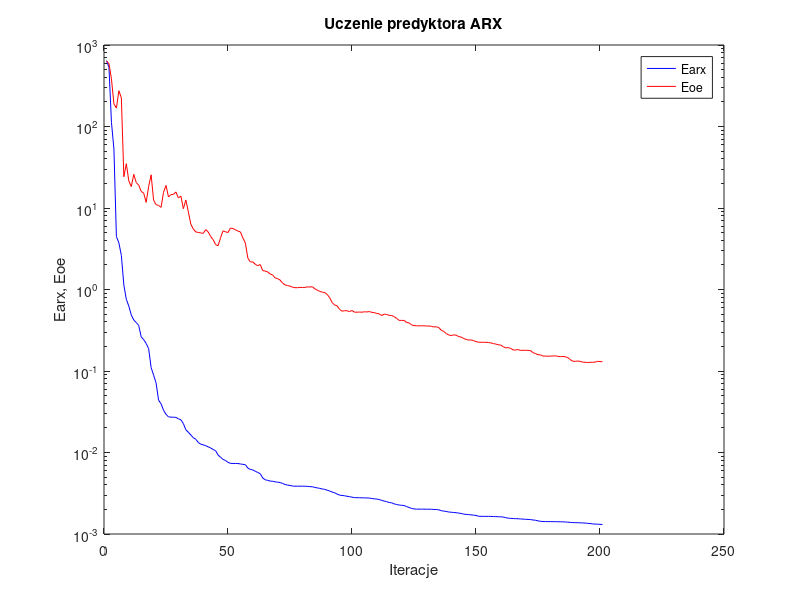
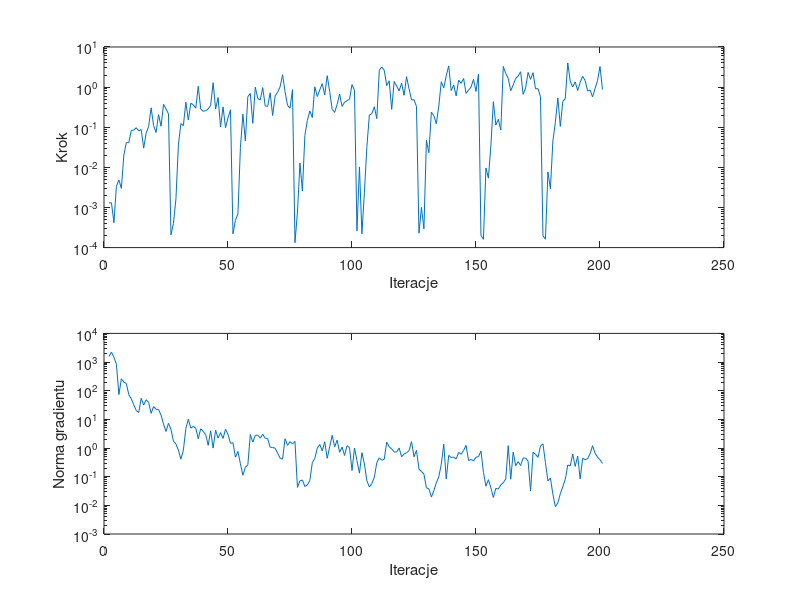

MATLAB code to generate these figures, in order:
%uczenie predyktora arx
clear all;
n=0; farx(n+1)=6.424499e+002; foe(n+1)=6.358414e+002; wspucz(n+1)=0.000000e+000; ng(n+1)=0.000000e+000;
%odnowa zmiennej metryki
n=1; farx(n+1)=5.340018e+002; foe(n+1)=5.915227e+002; krok(n+1)=1.299476e-003; ng(n+1)=1.569075e+003;
n=2; farx(n+1)=1.125676e+002; foe(n+1)=3.846676e+002; krok(n+1)=1.310411e-003; ng(n+1)=2.235400e+003;
n=3; farx(n+1)=5.281412e+001; foe(n+1)=1.896184e+002; krok(n+1)=4.168272e-004; ng(n+1)=1.476170e+003;
n=4; farx(n+1)=4.460368e+000; foe(n+1)=1.682143e+002; krok(n+1)=3.359405e-003; ng(n+1)=8.395172e+002;
n=5; farx(n+1)=3.733053e+000; foe(n+1)=2.747991e+002; krok(n+1)=4.869577e-003; ng(n+1)=7.313414e+001;
n=6; farx(n+1)=2.611697e+000; foe(n+1)=2.241238e+002; krok(n+1)=2.998733e-003; ng(n+1)=2.601002e+002;
n=7; farx(n+1)=1.134618e+000; foe(n+1)=2.418098e+001; krok(n+1)=2.025137e-002; ng(n+1)=2.006764e+002;
n=8; farx(n+1)=7.586259e-001; foe(n+1)=3.500298e+001; krok(n+1)=4.171530e-002; ng(n+1)=1.784216e+002;
n=9; farx(n+1)=6.251696e-001; foe(n+1)=2.149234e+001; krok(n+1)=4.109961e-002; ng(n+1)=7.250811e+001;
n=10; farx(n+1)=4.875533e-001; foe(n+1)=1.832918e+001; krok(n+1)=8.343059e-002; ng(n+1)=5.229794e+001;
n=11; farx(n+1)=4.227345e-001; foe(n+1)=2.589144e+001; krok(n+1)=8.452076e-002; ng(n+1)=3.228259e+001;
n=12; farx(n+1)=3.931863e-001; foe(n+1)=2.048348e+001; krok(n+1)=9.714883e-002; ng(n+1)=2.036614e+001;
n=13; farx(n+1)=3.618325e-001; foe(n+1)=1.908094e+001; krok(n+1)=8.097460e-002; ng(n+1)=1.732984e+001;
n=14; farx(n+1)=2.624026e-001; foe(n+1)=1.598088e+001; krok(n+1)=8.693674e-002; ng(n+1)=5.432202e+001;
n=15; farx(n+1)=2.426371e-001; foe(n+1)=1.525556e+001; krok(n+1)=3.010260e-002; ng(n+1)=3.154417e+001;
n=16; farx(n+1)=2.177744e-001; foe(n+1)=1.171950e+001; krok(n+1)=7.113068e-002; ng(n+1)=4.839096e+001;
n=17; farx(n+1)=1.879051e-001; foe(n+1)=1.837306e+001; krok(n+1)=1.041001e-001; ng(n+1)=3.896613e+001;
n=18; farx(n+1)=1.103869e-001; foe(n+1)=2.553897e+001; krok(n+1)=3.050693e-001; ng(n+1)=1.621871e+001;
n=19; farx(n+1)=8.892835e-002; foe(n+1)=1.246658e+001; krok(n+1)=1.096649e-001; ng(n+1)=2.797582e+001;
n=20; farx(n+1)=7.131533e-002; foe(n+1)=1.100473e+001; krok(n+1)=7.414397e-002; ng(n+1)=2.236793e+001;
n=21; farx(n+1)=4.385213e-002; foe(n+1)=1.075412e+001; krok(n+1)=2.063035e-001; ng(n+1)=2.219730e+001;
n=22; farx(n+1)=3.970490e-002; foe(n+1)=1.018175e+001; krok(n+1)=1.057059e-001; ng(n+1)=1.408110e+001;
n=23; farx(n+1)=3.300322e-002; foe(n+1)=1.557124e+001; krok(n+1)=3.730429e-001; ng(n+1)=6.877698e+000;
n=24; farx(n+1)=2.940449e-002; foe(n+1)=1.893049e+001; krok(n+1)=2.863419e-001; ng(n+1)=3.780919e+000;
n=25; farx(n+1)=2.739781e-002; foe(n+1)=1.366047e+001; krok(n+1)=2.150019e-001; ng(n+1)=7.322488e+000;
%odnowa zmiennej metryki
n=26; farx(n+1)=2.715389e-002; foe(n+1)=1.457040e+001; krok(n+1)=2.084136e-004; ng(n+1)=4.418084e+000;
n=27; farx(n+1)=2.711452e-002; foe(n+1)=1.471503e+001; krok(n+1)=4.005919e-004; ng(n+1)=1.752576e+000;
n=28; farx(n+1)=2.696360e-002; foe(n+1)=1.573226e+001; krok(n+1)=1.629095e-003; ng(n+1)=1.369560e+000;
n=29; farx(n+1)=2.594244e-002; foe(n+1)=1.330893e+001; krok(n+1)=3.637216e-002; ng(n+1)=8.507376e-001;
n=30; farx(n+1)=2.521178e-002; foe(n+1)=1.400141e+001; krok(n+1)=1.230771e-001; ng(n+1)=4.064046e-001;
n=31; farx(n+1)=2.265249e-002; foe(n+1)=9.811873e+000; krok(n+1)=1.096649e-001; ng(n+1)=8.349940e-001;
n=32; farx(n+1)=1.903140e-002; foe(n+1)=1.254553e+001; krok(n+1)=4.195659e-001; ng(n+1)=4.821560e+000;
n=33; farx(n+1)=1.772136e-002; foe(n+1)=8.999016e+000; krok(n+1)=1.509846e-001; ng(n+1)=1.007033e+001;
n=34; farx(n+1)=1.641910e-002; foe(n+1)=6.343136e+000; krok(n+1)=3.963116e-001; ng(n+1)=4.920238e+000;
n=35; farx(n+1)=1.520530e-002; foe(n+1)=5.528085e+000; krok(n+1)=3.619199e-001; ng(n+1)=5.744581e+000;
n=36; farx(n+1)=1.452602e-002; foe(n+1)=5.087062e+000; krok(n+1)=2.997685e-001; ng(n+1)=4.898704e+000;
n=37; farx(n+1)=1.329584e-002; foe(n+1)=5.017950e+000; krok(n+1)=1.046368e+000; ng(n+1)=2.127015e+000;
n=38; farx(n+1)=1.264904e-002; foe(n+1)=4.950485e+000; krok(n+1)=2.833785e-001; ng(n+1)=4.702681e+000;
n=39; farx(n+1)=1.242843e-002; foe(n+1)=4.884051e+000; krok(n+1)=2.496347e-001; ng(n+1)=3.826782e+000;
n=40; farx(n+1)=1.212683e-002; foe(n+1)=5.429565e+000; krok(n+1)=2.577175e-001; ng(n+1)=2.948252e+000;
n=41; farx(n+1)=1.174613e-002; foe(n+1)=5.087790e+000; krok(n+1)=2.862909e-001; ng(n+1)=1.243020e+000;
n=42; farx(n+1)=1.136583e-002; foe(n+1)=4.471965e+000; krok(n+1)=3.505976e-001; ng(n+1)=3.999389e+000;
n=43; farx(n+1)=1.089856e-002; foe(n+1)=4.096931e+000; krok(n+1)=1.289896e+000; ng(n+1)=9.952215e-001;
n=44; farx(n+1)=1.051926e-002; foe(n+1)=3.556975e+000; krok(n+1)=2.845227e-001; ng(n+1)=4.175455e+000;
n=45; farx(n+1)=9.315934e-003; foe(n+1)=3.443128e+000; krok(n+1)=5.520515e-001; ng(n+1)=2.212792e+000;
n=46; farx(n+1)=8.730339e-003; foe(n+1)=4.326680e+000; krok(n+1)=1.015974e-001; ng(n+1)=3.472838e+000;
n=47; farx(n+1)=8.235326e-003; foe(n+1)=5.245720e+000; krok(n+1)=3.214238e-001; ng(n+1)=2.162640e+000;
n=48; farx(n+1)=7.975400e-003; foe(n+1)=5.107863e+000; krok(n+1)=9.685822e-002; ng(n+1)=4.508090e+000;
n=49; farx(n+1)=7.576466e-003; foe(n+1)=5.000178e+000; krok(n+1)=1.714306e-001; ng(n+1)=3.012260e+000;
n=50; farx(n+1)=7.357529e-003; foe(n+1)=5.668540e+000; krok(n+1)=2.714701e-001; ng(n+1)=1.461374e+000;
%odnowa zmiennej metryki
n=51; farx(n+1)=7.339179e-003; foe(n+1)=5.598625e+000; krok(n+1)=2.197532e-004; ng(n+1)=1.527551e+000;
n=52; farx(n+1)=7.334313e-003; foe(n+1)=5.404855e+000; krok(n+1)=4.770094e-004; ng(n+1)=4.798777e-001;
n=53; farx(n+1)=7.321698e-003; foe(n+1)=5.204045e+000; krok(n+1)=6.935224e-004; ng(n+1)=7.594578e-001;
n=54; farx(n+1)=7.238570e-003; foe(n+1)=5.089691e+000; krok(n+1)=3.096333e-002; ng(n+1)=2.830394e-001;
n=55; farx(n+1)=7.154199e-003; foe(n+1)=4.294709e+000; krok(n+1)=2.114442e-001; ng(n+1)=1.120805e-001;
n=56; farx(n+1)=7.082190e-003; foe(n+1)=3.712892e+000; krok(n+1)=4.559356e-002; ng(n+1)=2.115555e-001;
n=57; farx(n+1)=6.434668e-003; foe(n+1)=2.428209e+000; krok(n+1)=5.819545e-001; ng(n+1)=2.605887e-001;
n=58; farx(n+1)=6.199072e-003; foe(n+1)=2.175771e+000; krok(n+1)=6.930078e-001; ng(n+1)=2.953531e+000;
n=59; farx(n+1)=6.113334e-003; foe(n+1)=2.183071e+000; krok(n+1)=1.248868e-001; ng(n+1)=1.611278e+000;
n=60; farx(n+1)=5.875222e-003; foe(n+1)=2.037663e+000; krok(n+1)=9.990941e-001; ng(n+1)=2.751755e+000;
n=61; farx(n+1)=5.689059e-003; foe(n+1)=1.961495e+000; krok(n+1)=5.185983e-001; ng(n+1)=2.837503e+000;
n=62; farx(n+1)=5.492451e-003; foe(n+1)=2.023245e+000; krok(n+1)=4.764226e-001; ng(n+1)=2.217034e+000;
n=63; farx(n+1)=4.871549e-003; foe(n+1)=1.702717e+000; krok(n+1)=9.709553e-001; ng(n+1)=3.010370e+000;
n=64; farx(n+1)=4.624516e-003; foe(n+1)=1.685828e+000; krok(n+1)=3.404866e-001; ng(n+1)=2.192843e+000;
n=65; farx(n+1)=4.557756e-003; foe(n+1)=1.641386e+000; krok(n+1)=3.307424e-001; ng(n+1)=2.134400e+000;
n=66; farx(n+1)=4.457494e-003; foe(n+1)=1.551446e+000; krok(n+1)=7.214488e-001; ng(n+1)=1.061222e+000;
n=67; farx(n+1)=4.436047e-003; foe(n+1)=1.506645e+000; krok(n+1)=1.956250e-001; ng(n+1)=1.050685e+000;
n=68; farx(n+1)=4.370917e-003; foe(n+1)=1.388154e+000; krok(n+1)=6.022096e-001; ng(n+1)=9.858419e-001;
n=69; farx(n+1)=4.321843e-003; foe(n+1)=1.359860e+000; krok(n+1)=7.448368e-001; ng(n+1)=6.652698e-001;
n=70; farx(n+1)=4.279791e-003; foe(n+1)=1.306010e+000; krok(n+1)=1.015323e+000; ng(n+1)=4.437778e-001;
n=71; farx(n+1)=4.171887e-003; foe(n+1)=1.199402e+000; krok(n+1)=2.030645e+000; ng(n+1)=4.086037e-001;
n=72; farx(n+1)=4.049170e-003; foe(n+1)=1.140464e+000; krok(n+1)=7.725027e-001; ng(n+1)=2.112620e+000;
n=73; farx(n+1)=3.982997e-003; foe(n+1)=1.117435e+000; krok(n+1)=3.510640e-001; ng(n+1)=1.240336e+000;
n=74; farx(n+1)=3.943003e-003; foe(n+1)=1.099109e+000; krok(n+1)=2.975933e-001; ng(n+1)=1.666063e+000;
n=75; farx(n+1)=3.876727e-003; foe(n+1)=1.068876e+000; krok(n+1)=8.649503e-001; ng(n+1)=1.403638e+000;
%odnowa zmiennej metryki
n=76; farx(n+1)=3.862320e-003; foe(n+1)=1.052260e+000; krok(n+1)=1.326035e-004; ng(n+1)=1.711393e+000;
n=77; farx(n+1)=3.862273e-003; foe(n+1)=1.052303e+000; krok(n+1)=7.532950e-004; ng(n+1)=4.232450e-002;
n=78; farx(n+1)=3.860329e-003; foe(n+1)=1.060824e+000; krok(n+1)=1.276026e-002; ng(n+1)=7.212203e-002;
n=79; farx(n+1)=3.859853e-003; foe(n+1)=1.059855e+000; krok(n+1)=2.595225e-003; ng(n+1)=7.656454e-002;
n=80; farx(n+1)=3.855948e-003; foe(n+1)=1.059481e+000; krok(n+1)=6.257210e-002; ng(n+1)=4.536767e-002;
n=81; farx(n+1)=3.844026e-003; foe(n+1)=1.077710e+000; krok(n+1)=1.481341e-001; ng(n+1)=5.158453e-002;
n=82; farx(n+1)=3.814391e-003; foe(n+1)=1.071981e+000; krok(n+1)=2.538306e-001; ng(n+1)=7.428844e-002;
n=83; farx(n+1)=3.801054e-003; foe(n+1)=1.081722e+000; krok(n+1)=1.742650e-001; ng(n+1)=3.112465e-001;
n=84; farx(n+1)=3.730568e-003; foe(n+1)=1.020583e+000; krok(n+1)=1.015268e+000; ng(n+1)=4.309480e-001;
n=85; farx(n+1)=3.677659e-003; foe(n+1)=9.808065e-001; krok(n+1)=5.841487e-001; ng(n+1)=9.948180e-001;
n=86; farx(n+1)=3.630885e-003; foe(n+1)=9.480188e-001; krok(n+1)=8.536620e-001; ng(n+1)=1.336036e+000;
n=87; farx(n+1)=3.568217e-003; foe(n+1)=9.279939e-001; krok(n+1)=1.221426e+000; ng(n+1)=7.962383e-001;
n=88; farx(n+1)=3.530442e-003; foe(n+1)=9.160636e-001; krok(n+1)=6.338619e-001; ng(n+1)=1.658733e+000;
n=89; farx(n+1)=3.444694e-003; foe(n+1)=8.701187e-001; krok(n+1)=1.927884e+000; ng(n+1)=4.387484e-001;
n=90; farx(n+1)=3.369519e-003; foe(n+1)=7.934968e-001; krok(n+1)=7.704536e-001; ng(n+1)=1.095182e+000;
n=91; farx(n+1)=3.275483e-003; foe(n+1)=6.901511e-001; krok(n+1)=2.800362e-001; ng(n+1)=2.774986e+000;
n=92; farx(n+1)=3.203683e-003; foe(n+1)=6.456536e-001; krok(n+1)=2.340680e-001; ng(n+1)=1.098284e+000;
n=93; farx(n+1)=3.087166e-003; foe(n+1)=6.304062e-001; krok(n+1)=3.691454e-001; ng(n+1)=1.875420e+000;
n=94; farx(n+1)=2.998224e-003; foe(n+1)=5.699079e-001; krok(n+1)=6.710813e-001; ng(n+1)=7.111589e-001;
n=95; farx(n+1)=2.972710e-003; foe(n+1)=5.423314e-001; krok(n+1)=3.307424e-001; ng(n+1)=1.075315e+000;
n=96; farx(n+1)=2.946497e-003; foe(n+1)=5.494706e-001; krok(n+1)=4.187571e-001; ng(n+1)=5.494129e-001;
n=97; farx(n+1)=2.904381e-003; foe(n+1)=5.489160e-001; krok(n+1)=4.602673e-001; ng(n+1)=1.204078e+000;
n=98; farx(n+1)=2.871611e-003; foe(n+1)=5.358755e-001; krok(n+1)=5.014424e-001; ng(n+1)=1.037397e+000;
n=99; farx(n+1)=2.833411e-003; foe(n+1)=5.524712e-001; krok(n+1)=1.157790e+000; ng(n+1)=1.640638e-001;
n=100; farx(n+1)=2.792397e-003; foe(n+1)=5.264569e-001; krok(n+1)=8.343808e-001; ng(n+1)=9.997315e-001;
%odnowa zmiennej metryki
n=101; farx(n+1)=2.791509e-003; foe(n+1)=5.272746e-001; krok(n+1)=2.619761e-004; ng(n+1)=3.625915e-001;
n=102; farx(n+1)=2.784367e-003; foe(n+1)=5.287997e-001; krok(n+1)=1.025591e-002; ng(n+1)=1.331631e-001;
n=103; farx(n+1)=2.780385e-003; foe(n+1)=5.264547e-001; krok(n+1)=2.215284e-004; ng(n+1)=6.915501e-001;
n=104; farx(n+1)=2.775352e-003; foe(n+1)=5.331987e-001; krok(n+1)=2.403018e-003; ng(n+1)=2.759480e-001;
n=105; farx(n+1)=2.770185e-003; foe(n+1)=5.302414e-001; krok(n+1)=3.277333e-002; ng(n+1)=7.218694e-002;
n=106; farx(n+1)=2.758751e-003; foe(n+1)=5.362312e-001; krok(n+1)=2.020751e-001; ng(n+1)=4.374504e-002;
n=107; farx(n+1)=2.728326e-003; foe(n+1)=5.243273e-001; krok(n+1)=2.193298e-001; ng(n+1)=5.711671e-002;
n=108; farx(n+1)=2.698965e-003; foe(n+1)=5.204658e-001; krok(n+1)=3.238984e-001; ng(n+1)=9.648719e-002;
n=109; farx(n+1)=2.682973e-003; foe(n+1)=5.079428e-001; krok(n+1)=1.634459e-001; ng(n+1)=3.101701e-001;
n=110; farx(n+1)=2.648277e-003; foe(n+1)=5.024298e-001; krok(n+1)=2.631195e+000; ng(n+1)=4.563042e-001;
n=111; farx(n+1)=2.583021e-003; foe(n+1)=4.788380e-001; krok(n+1)=3.170493e+000; ng(n+1)=3.756571e-001;
n=112; farx(n+1)=2.535158e-003; foe(n+1)=4.986899e-001; krok(n+1)=2.625682e+000; ng(n+1)=4.072528e-001;
n=113; farx(n+1)=2.491758e-003; foe(n+1)=4.946150e-001; krok(n+1)=1.090115e+000; ng(n+1)=1.594367e+000;
n=114; farx(n+1)=2.433220e-003; foe(n+1)=4.813141e-001; krok(n+1)=1.435748e+000; ng(n+1)=1.112929e+000;
n=115; farx(n+1)=2.414928e-003; foe(n+1)=4.797389e-001; krok(n+1)=2.778419e-001; ng(n+1)=9.248062e-001;
n=116; farx(n+1)=2.342580e-003; foe(n+1)=4.646143e-001; krok(n+1)=1.382584e+000; ng(n+1)=7.262320e-001;
n=117; farx(n+1)=2.301562e-003; foe(n+1)=4.421873e-001; krok(n+1)=1.062525e+000; ng(n+1)=7.214189e-001;
n=118; farx(n+1)=2.268026e-003; foe(n+1)=4.179640e-001; krok(n+1)=8.067975e-001; ng(n+1)=1.006355e+000;
n=119; farx(n+1)=2.250359e-003; foe(n+1)=4.174609e-001; krok(n+1)=1.251615e+000; ng(n+1)=4.953503e-001;
n=120; farx(n+1)=2.235298e-003; foe(n+1)=4.180006e-001; krok(n+1)=6.246649e-001; ng(n+1)=6.134997e-001;
n=121; farx(n+1)=2.173121e-003; foe(n+1)=3.931143e-001; krok(n+1)=1.822466e+000; ng(n+1)=6.844023e-001;
n=122; farx(n+1)=2.117028e-003; foe(n+1)=3.897231e-001; krok(n+1)=9.112329e-001; ng(n+1)=8.114066e-001;
n=123; farx(n+1)=2.060372e-003; foe(n+1)=3.682100e-001; krok(n+1)=4.787134e-001; ng(n+1)=1.675424e+000;
n=124; farx(n+1)=2.031197e-003; foe(n+1)=3.611147e-001; krok(n+1)=4.863560e-001; ng(n+1)=4.942108e-001;
n=125; farx(n+1)=2.019396e-003; foe(n+1)=3.583629e-001; krok(n+1)=3.288994e-001; ng(n+1)=8.261394e-001;
%odnowa zmiennej metryki
n=126; farx(n+1)=2.019151e-003; foe(n+1)=3.580788e-001; krok(n+1)=2.288097e-004; ng(n+1)=1.841291e-001;
n=127; farx(n+1)=2.018527e-003; foe(n+1)=3.589118e-001; krok(n+1)=9.988735e-004; ng(n+1)=1.526847e-001;
n=128; farx(n+1)=2.018407e-003; foe(n+1)=3.590187e-001; krok(n+1)=2.942713e-004; ng(n+1)=1.236018e-001;
n=129; farx(n+1)=2.015617e-003; foe(n+1)=3.564122e-001; krok(n+1)=4.703297e-002; ng(n+1)=4.082612e-002;
n=130; farx(n+1)=2.014504e-003; foe(n+1)=3.568500e-001; krok(n+1)=2.316852e-002; ng(n+1)=3.786482e-002;
n=131; farx(n+1)=2.011353e-003; foe(n+1)=3.527476e-001; krok(n+1)=2.363480e-001; ng(n+1)=1.947157e-002;
n=132; farx(n+1)=2.001743e-003; foe(n+1)=3.474012e-001; krok(n+1)=1.937164e-001; ng(n+1)=3.249504e-002;
n=133; farx(n+1)=1.995636e-003; foe(n+1)=3.487304e-001; krok(n+1)=1.227474e-001; ng(n+1)=6.120082e-002;
n=134; farx(n+1)=1.981272e-003; foe(n+1)=3.412017e-001; krok(n+1)=3.390079e-001; ng(n+1)=9.953030e-002;
n=135; farx(n+1)=1.931696e-003; foe(n+1)=3.157638e-001; krok(n+1)=1.361453e+000; ng(n+1)=2.698787e-001;
n=136; farx(n+1)=1.909906e-003; foe(n+1)=3.062617e-001; krok(n+1)=9.528451e-001; ng(n+1)=1.369261e+000;
n=137; farx(n+1)=1.891473e-003; foe(n+1)=2.878768e-001; krok(n+1)=1.921526e+000; ng(n+1)=8.357083e-002;
n=138; farx(n+1)=1.862332e-003; foe(n+1)=2.766966e-001; krok(n+1)=3.383107e+000; ng(n+1)=5.542813e-001;
n=139; farx(n+1)=1.850224e-003; foe(n+1)=2.725008e-001; krok(n+1)=8.190836e-001; ng(n+1)=4.650839e-001;
n=140; farx(n+1)=1.834943e-003; foe(n+1)=2.772367e-001; krok(n+1)=1.131462e+000; ng(n+1)=4.866509e-001;
n=141; farx(n+1)=1.826768e-003; foe(n+1)=2.755781e-001; krok(n+1)=6.039386e-001; ng(n+1)=4.123986e-001;
n=142; farx(n+1)=1.804692e-003; foe(n+1)=2.640164e-001; krok(n+1)=1.492366e+000; ng(n+1)=7.060044e-001;
n=143; farx(n+1)=1.788348e-003; foe(n+1)=2.614220e-001; krok(n+1)=1.238762e+000; ng(n+1)=6.046271e-001;
n=144; farx(n+1)=1.754243e-003; foe(n+1)=2.506516e-001; krok(n+1)=1.639642e+000; ng(n+1)=8.263203e-001;
n=145; farx(n+1)=1.739578e-003; foe(n+1)=2.446722e-001; krok(n+1)=6.954939e-001; ng(n+1)=1.234586e+000;
n=146; farx(n+1)=1.728303e-003; foe(n+1)=2.397893e-001; krok(n+1)=8.457767e-001; ng(n+1)=3.665536e-001;
n=147; farx(n+1)=1.717809e-003; foe(n+1)=2.406223e-001; krok(n+1)=1.001154e+000; ng(n+1)=3.969333e-001;
n=148; farx(n+1)=1.703378e-003; foe(n+1)=2.360161e-001; krok(n+1)=1.561580e+000; ng(n+1)=3.562356e-001;
n=149; farx(n+1)=1.692135e-003; foe(n+1)=2.292587e-001; krok(n+1)=7.771907e-001; ng(n+1)=4.788553e-001;
n=150; farx(n+1)=1.650894e-003; foe(n+1)=2.257865e-001; krok(n+1)=2.125050e+000; ng(n+1)=4.960741e-001;
%odnowa zmiennej metryki
n=151; farx(n+1)=1.647561e-003; foe(n+1)=2.251530e-001; krok(n+1)=2.007909e-004; ng(n+1)=7.851939e-001;
n=152; farx(n+1)=1.647412e-003; foe(n+1)=2.250115e-001; krok(n+1)=1.605954e-004; ng(n+1)=1.423878e-001;
n=153; farx(n+1)=1.646786e-003; foe(n+1)=2.249483e-001; krok(n+1)=9.677825e-003; ng(n+1)=4.634924e-002;
n=154; farx(n+1)=1.645759e-003; foe(n+1)=2.235838e-001; krok(n+1)=5.368339e-003; ng(n+1)=7.868602e-002;
n=155; farx(n+1)=1.643665e-003; foe(n+1)=2.211441e-001; krok(n+1)=3.500452e-002; ng(n+1)=4.081419e-002;
n=156; farx(n+1)=1.638478e-003; foe(n+1)=2.170238e-001; krok(n+1)=4.324752e-001; ng(n+1)=1.876997e-002;
n=157; farx(n+1)=1.633789e-003; foe(n+1)=2.140250e-001; krok(n+1)=1.136129e-001; ng(n+1)=3.928686e-002;
n=158; farx(n+1)=1.628589e-003; foe(n+1)=2.098880e-001; krok(n+1)=1.580662e-001; ng(n+1)=3.700201e-002;
n=159; farx(n+1)=1.625431e-003; foe(n+1)=2.077271e-001; krok(n+1)=8.472165e-002; ng(n+1)=5.148803e-002;
n=160; farx(n+1)=1.612898e-003; foe(n+1)=1.984101e-001; krok(n+1)=3.271951e+000; ng(n+1)=6.164580e-002;
n=161; farx(n+1)=1.585870e-003; foe(n+1)=1.921046e-001; krok(n+1)=2.184720e+000; ng(n+1)=8.302354e-002;
n=162; farx(n+1)=1.564418e-003; foe(n+1)=1.939214e-001; krok(n+1)=1.651241e+000; ng(n+1)=1.212339e+000;
n=163; farx(n+1)=1.556216e-003; foe(n+1)=1.891206e-001; krok(n+1)=8.127796e-001; ng(n+1)=8.147342e-002;
n=164; farx(n+1)=1.547692e-003; foe(n+1)=1.813090e-001; krok(n+1)=1.126364e+000; ng(n+1)=7.223835e-001;
n=165; farx(n+1)=1.542855e-003; foe(n+1)=1.810542e-001; krok(n+1)=1.651241e+000; ng(n+1)=2.415968e-001;
n=166; farx(n+1)=1.538276e-003; foe(n+1)=1.831776e-001; krok(n+1)=1.882680e+000; ng(n+1)=3.360497e-001;
n=167; farx(n+1)=1.529657e-003; foe(n+1)=1.786713e-001; krok(n+1)=2.415754e+000; ng(n+1)=2.445355e-001;
n=168; farx(n+1)=1.523427e-003; foe(n+1)=1.798878e-001; krok(n+1)=6.614848e-001; ng(n+1)=4.517091e-001;
n=169; farx(n+1)=1.514689e-003; foe(n+1)=1.791530e-001; krok(n+1)=9.471081e-001; ng(n+1)=4.458782e-001;
n=170; farx(n+1)=1.509375e-003; foe(n+1)=1.792784e-001; krok(n+1)=2.325210e+000; ng(n+1)=3.486907e-001;
n=171; farx(n+1)=1.503178e-003; foe(n+1)=1.777807e-001; krok(n+1)=1.561751e+000; ng(n+1)=3.179129e-002;
n=172; farx(n+1)=1.485798e-003; foe(n+1)=1.678797e-001; krok(n+1)=2.290894e+000; ng(n+1)=7.088227e-001;
n=173; farx(n+1)=1.474432e-003; foe(n+1)=1.635601e-001; krok(n+1)=9.073805e-001; ng(n+1)=6.016597e-001;
n=174; farx(n+1)=1.449537e-003; foe(n+1)=1.582674e-001; krok(n+1)=9.145402e-001; ng(n+1)=4.716528e-001;
n=175; farx(n+1)=1.431893e-003; foe(n+1)=1.577101e-001; krok(n+1)=5.738785e-001; ng(n+1)=1.177467e+000;
%odnowa zmiennej metryki
n=176; farx(n+1)=1.421470e-003; foe(n+1)=1.524702e-001; krok(n+1)=1.976315e-004; ng(n+1)=1.398500e+000;
n=177; farx(n+1)=1.420977e-003; foe(n+1)=1.524013e-001; krok(n+1)=1.614953e-004; ng(n+1)=3.067064e-001;
n=178; farx(n+1)=1.419576e-003; foe(n+1)=1.519795e-001; krok(n+1)=7.667796e-003; ng(n+1)=7.108722e-002;
n=179; farx(n+1)=1.418927e-003; foe(n+1)=1.523972e-001; krok(n+1)=2.921865e-003; ng(n+1)=8.982335e-002;
n=180; farx(n+1)=1.417898e-003; foe(n+1)=1.530090e-001; krok(n+1)=4.530245e-002; ng(n+1)=2.455562e-002;
n=181; farx(n+1)=1.417546e-003; foe(n+1)=1.532705e-001; krok(n+1)=1.331896e-001; ng(n+1)=8.993837e-003;
n=182; farx(n+1)=1.414939e-003; foe(n+1)=1.514252e-001; krok(n+1)=5.377399e-001; ng(n+1)=1.221308e-002;
n=183; farx(n+1)=1.412604e-003; foe(n+1)=1.498592e-001; krok(n+1)=1.046893e-001; ng(n+1)=2.555451e-002;
n=184; farx(n+1)=1.410194e-003; foe(n+1)=1.507248e-001; krok(n+1)=4.386596e-001; ng(n+1)=4.452315e-002;
n=185; farx(n+1)=1.404629e-003; foe(n+1)=1.497892e-001; krok(n+1)=5.178922e-001; ng(n+1)=8.081665e-002;
n=186; farx(n+1)=1.397376e-003; foe(n+1)=1.459398e-001; krok(n+1)=4.004614e+000; ng(n+1)=2.559508e-001;
n=187; farx(n+1)=1.388135e-003; foe(n+1)=1.382414e-001; krok(n+1)=1.402391e+000; ng(n+1)=2.377540e-001;
n=188; farx(n+1)=1.381530e-003; foe(n+1)=1.318812e-001; krok(n+1)=1.009068e+000; ng(n+1)=6.187810e-001;
n=189; farx(n+1)=1.377858e-003; foe(n+1)=1.312994e-001; krok(n+1)=1.348916e+000; ng(n+1)=2.282819e-001;
n=190; farx(n+1)=1.375480e-003; foe(n+1)=1.326787e-001; krok(n+1)=8.204121e-001; ng(n+1)=5.258768e-001;
n=191; farx(n+1)=1.372141e-003; foe(n+1)=1.312643e-001; krok(n+1)=1.307567e+000; ng(n+1)=8.343272e-002;
n=192; farx(n+1)=1.366876e-003; foe(n+1)=1.284321e-001; krok(n+1)=1.856466e+000; ng(n+1)=4.402480e-001;
n=193; farx(n+1)=1.361601e-003; foe(n+1)=1.279920e-001; krok(n+1)=1.462039e+000; ng(n+1)=3.904273e-001;
n=194; farx(n+1)=1.352389e-003; foe(n+1)=1.270026e-001; krok(n+1)=8.006816e-001; ng(n+1)=4.223684e-001;
n=195; farx(n+1)=1.342971e-003; foe(n+1)=1.279119e-001; krok(n+1)=8.457767e-001; ng(n+1)=6.265168e-001;
n=196; farx(n+1)=1.331211e-003; foe(n+1)=1.279346e-001; krok(n+1)=5.695627e-001; ng(n+1)=1.203407e+000;
n=197; farx(n+1)=1.324132e-003; foe(n+1)=1.283598e-001; krok(n+1)=9.180501e-001; ng(n+1)=6.638417e-001;
n=198; farx(n+1)=1.320249e-003; foe(n+1)=1.315715e-001; krok(n+1)=1.442898e+000; ng(n+1)=4.819403e-001;
n=199; farx(n+1)=1.313737e-003; foe(n+1)=1.304180e-001; krok(n+1)=3.263842e+000; ng(n+1)=3.908833e-001;
n=200; farx(n+1)=1.308381e-003; foe(n+1)=1.300962e-001; krok(n+1)=8.707243e-001; ng(n+1)=2.900623e-001;

figure; semilogy(farx,'b'); hold on; semilogy(foe,'r'); xlabel('Iteracje'); ylabel('Earx, Eoe'); legend('Earx','Eoe'); title('Uczenie predyktora ARX');
figure; subplot(2,1,1); semilogy(krok); xlabel('Iteracje'); ylabel('Krok');
subplot(2,1,2); semilogy(ng); xlabel('Iteracje'); ylabel('Norma gradientu');
Earx=farx(n+1)
Eoe=foe(n+1)
